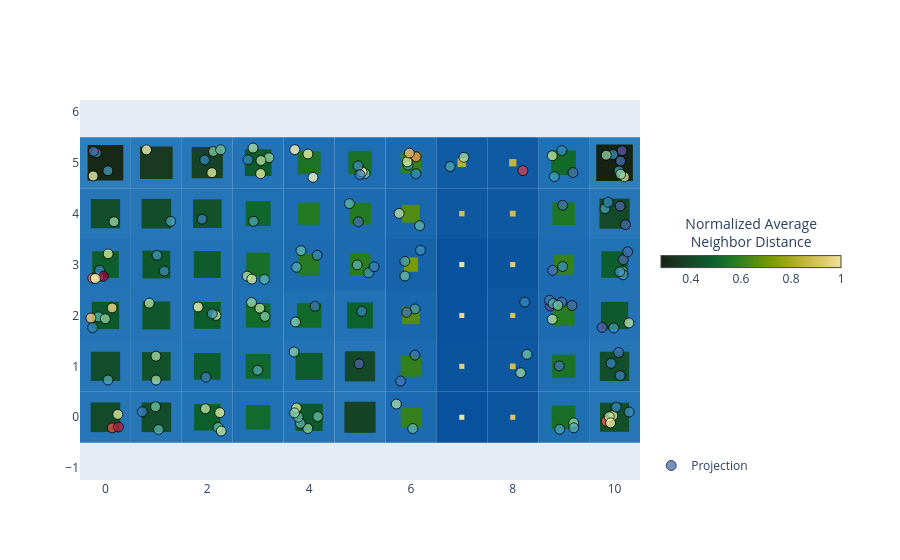

Write notebook code for a chart like this one.
### Code cell
attraction_marker = dict(opacity=.75, size=10, color=X_scaled_QE, colorscale="Spectral_r", line=dict(width=1, color="black"))
basin.pond() \
    .pad_layer() \
    .attraction_layer(X_scaled, jitter_amount=.3, marker=attraction_marker) \
    .visualize();

### Figure 1 — Plotly figure (JSON) as saved in the notebook; plotly's stock layout.template omitted (floating-point values rounded to 4 significant figures; data arrays with more than 128 entries replaced by an {"elided": "..."} marker saying what was removed)
{"data": [{"hoverinfo": "none", "marker": {"cmax": 1, "cmin": 0.2818, "color": [0.2818], "colorbar": {"len": 200, "lenmode": "pixels", "orientation": "h", "thickness": 12, "title": {"side": "top", "text": "Normalized Average<br>Neighbor Distance"}, "x": 1.02, "xanchor": "left", "y": 0.6, "yanchor": "middle"}, "colorscale": [[0, "rgb(23, 35, 18)"], [0.1, "rgb(25, 56, 34)"], [0.2, "rgb(18, 78, 43)"], [0.3, "rgb(11, 100, 44)"], [0.4, "rgb(35, 121, 36)"], [0.5, "rgb(75, 138, 20)"], [0.6, "rgb(116, 153, 5)"], [0.7, "rgb(157, 167, 21)"], [0.8, "rgb(194, 182, 59)"], [0.9, "rgb(221, 201, 106)"], [1, "rgb(239, 225, 156)"]], "showscale": true}, "mode": "markers", "showlegend": false, "type": "scatter", "x": [null], "y": [null]}, {"marker": {"color": {"elided": "150 float values"}, "colorscale": [[0, "rgb(94,79,162)"], [0.1, "rgb(50,136,189)"], [0.2, "rgb(102,194,165)"], [0.3, "rgb(171,221,164)"], [0.4, "rgb(230,245,152)"], [0.5, "rgb(255,255,191)"], [0.6, "rgb(254,224,139)"], [0.7, "rgb(253,174,97)"], [0.8, "rgb(244,109,67)"], [0.9, "rgb(213,62,79)"], [1, "rgb(158,1,66)"]], "line": {"color": "black", "width": 1}, "opacity": 0.75, "size": 10, "symbol": "circle"}, "mode": "markers", "name": "Projection", "type": "scatter", "x": {"elided": "150 float values"}, "y": {"elided": "150 float values"}}], "layout": {"autosize": true, "legend": {"x": 1.02, "xanchor": "left", "y": 0, "yanchor": "bottom"}, "margin": {"r": 260}, "shapes": [{"fillcolor": "rgb(38, 118, 184)", "layer": "between", "line": {"width": 0}, "type": "rect", "x0": -0.5, "x1": 0.5, "xref": "x", "y0": -0.5, "y1": 0.5, "yref": "y"}, {"fillcolor": "rgb(38, 118, 184)", "layer": "between", "line": {"width": 0}, "type": "rect", "x0": 0.5, "x1": 1.5, "xref": "x", "y0": -0.5, "y1": 0.5, "yref": "y"}, {"fillcolor": "rgb(34, 114, 182)", "layer": "between", "line": {"width": 0}, "type": "rect", "x0": 1.5, "x1": 2.5, "xref": "x", "y0": -0.5, "y1": 0.5, "yref": "y"}, {"fillcolor": "rgb(32, 112, 180)", "layer": "between", "line": {"width": 0}, "type": "rect", "x0": 2.5, "x1": 3.5, "xref": "x", "y0": -0.5, "y1": 0.5, "yref": "y"}, {"fillcolor": "rgb(35, 115, 182)", "layer": "between", "line": {"width": 0}, "type": "rect", "x0": 3.5, "x1": 4.5, "xref": "x", "y0": -0.5, "y1": 0.5, "yref": "y"}, {"fillcolor": "rgb(40, 120, 185)", "layer": "between", "line": {"width": 0}, "type": "rect", "x0": 4.5, "x1": 5.5, "xref": "x", "y0": -0.5, "y1": 0.5, "yref": "y"}, {"fillcolor": "rgb(28, 107, 176)", "layer": "between", "line": {"width": 0}, "type": "rect", "x0": 5.5, "x1": 6.5, "xref": "x", "y0": -0.5, "y1": 0.5, "yref": "y"}, {"fillcolor": "rgb(8, 81, 156)", "layer": "between", "line": {"width": 0}, "type": "rect", "x0": 6.5, "x1": 7.5, "xref": "x", "y0": -0.5, "y1": 0.5, "yref": "y"}, {"fillcolor": "rgb(12, 86, 160)", "layer": "between", "line": {"width": 0}, "type": "rect", "x0": 7.5, "x1": 8.5, "xref": "x", "y0": -0.5, "y1": 0.5, "yref": "y"}, {"fillcolor": "rgb(31, 111, 179)", "layer": "between", "line": {"width": 0}, "type": "rect", "x0": 8.5, "x1": 9.5, "xref": "x", "y0": -0.5, "y1": 0.5, "yref": "y"}, {"fillcolor": "rgb(38, 118, 183)", "layer": "between", "line": {"width": 0}, "type": "rect", "x0": 9.5, "x1": 10.5, "xref": "x", "y0": -0.5, "y1": 0.5, "yref": "y"}, {"fillcolor": "rgb(38, 118, 184)", "layer": "between", "line": {"width": 0}, "type": "rect", "x0": -0.5, "x1": 0.5, "xref": "x", "y0": 0.5, "y1": 1.5, "yref": "y"}, {"fillcolor": "rgb(37, 117, 183)", "layer": "between", "line": {"width": 0}, "type": "rect", "x0": 0.5, "x1": 1.5, "xref": "x", "y0": 0.5, "y1": 1.5, "yref": "y"}, {"fillcolor": "rgb(34, 114, 182)", "layer": "between", "line": {"width": 0}, "type": "rect", "x0": 1.5, "x1": 2.5, "xref": "x", "y0": 0.5, "y1": 1.5, "yref": "y"}, {"fillcolor": "rgb(32, 112, 180)", "layer": "between", "line": {"width": 0}, "type": "rect", "x0": 2.5, "x1": 3.5, "xref": "x", "y0": 0.5, "y1": 1.5, "yref": "y"}, {"fillcolor": "rgb(35, 115, 182)", "layer": "between", "line": {"width": 0}, "type": "rect", "x0": 3.5, "x1": 4.5, "xref": "x", "y0": 0.5, "y1": 1.5, "yref": "y"}, {"fillcolor": "rgb(39, 119, 184)", "layer": "between", "line": {"width": 0}, "type": "rect", "x0": 4.5, "x1": 5.5, "xref": "x", "y0": 0.5, "y1": 1.5, "yref": "y"}, {"fillcolor": "rgb(28, 107, 176)", "layer": "between", "line": {"width": 0}, "type": "rect", "x0": 5.5, "x1": 6.5, "xref": "x", "y0": 0.5, "y1": 1.5, "yref": "y"}, {"fillcolor": "rgb(10, 84, 158)", "layer": "between", "line": {"width": 0}, "type": "rect", "x0": 6.5, "x1": 7.5, "xref": "x", "y0": 0.5, "y1": 1.5, "yref": "y"}, {"fillcolor": "rgb(14, 88, 162)", "layer": "between", "line": {"width": 0}, "type": "rect", "x0": 7.5, "x1": 8.5, "xref": "x", "y0": 0.5, "y1": 1.5, "yref": "y"}, {"fillcolor": "rgb(31, 110, 179)", "layer": "between", "line": {"width": 0}, "type": "rect", "x0": 8.5, "x1": 9.5, "xref": "x", "y0": 0.5, "y1": 1.5, "yref": "y"}, {"fillcolor": "rgb(38, 118, 184)", "layer": "between", "line": {"width": 0}, "type": "rect", "x0": 9.5, "x1": 10.5, "xref": "x", "y0": 0.5, "y1": 1.5, "yref": "y"}, {"fillcolor": "rgb(36, 116, 182)", "layer": "between", "line": {"width": 0}, "type": "rect", "x0": -0.5, "x1": 0.5, "xref": "x", "y0": 1.5, "y1": 2.5, "yref": "y"}, {"fillcolor": "rgb(36, 116, 183)", "layer": "between", "line": {"width": 0}, "type": "rect", "x0": 0.5, "x1": 1.5, "xref": "x", "y0": 1.5, "y1": 2.5, "yref": "y"}, {"fillcolor": "rgb(35, 115, 182)", "layer": "between", "line": {"width": 0}, "type": "rect", "x0": 1.5, "x1": 2.5, "xref": "x", "y0": 1.5, "y1": 2.5, "yref": "y"}, {"fillcolor": "rgb(32, 112, 180)", "layer": "between", "line": {"width": 0}, "type": "rect", "x0": 2.5, "x1": 3.5, "xref": "x", "y0": 1.5, "y1": 2.5, "yref": "y"}, {"fillcolor": "rgb(32, 112, 180)", "layer": "between", "line": {"width": 0}, "type": "rect", "x0": 3.5, "x1": 4.5, "xref": "x", "y0": 1.5, "y1": 2.5, "yref": "y"}, {"fillcolor": "rgb(34, 114, 181)", "layer": "between", "line": {"width": 0}, "type": "rect", "x0": 4.5, "x1": 5.5, "xref": "x", "y0": 1.5, "y1": 2.5, "yref": "y"}, {"fillcolor": "rgb(25, 103, 173)", "layer": "between", "line": {"width": 0}, "type": "rect", "x0": 5.5, "x1": 6.5, "xref": "x", "y0": 1.5, "y1": 2.5, "yref": "y"}, {"fillcolor": "rgb(9, 82, 157)", "layer": "between", "line": {"width": 0}, "type": "rect", "x0": 6.5, "x1": 7.5, "xref": "x", "y0": 1.5, "y1": 2.5, "yref": "y"}, {"fillcolor": "rgb(12, 87, 160)", "layer": "between", "line": {"width": 0}, "type": "rect", "x0": 7.5, "x1": 8.5, "xref": "x", "y0": 1.5, "y1": 2.5, "yref": "y"}, {"fillcolor": "rgb(29, 108, 177)", "layer": "between", "line": {"width": 0}, "type": "rect", "x0": 8.5, "x1": 9.5, "xref": "x", "y0": 1.5, "y1": 2.5, "yref": "y"}, {"fillcolor": "rgb(35, 115, 182)", "layer": "between", "line": {"width": 0}, "type": "rect", "x0": 9.5, "x1": 10.5, "xref": "x", "y0": 1.5, "y1": 2.5, "yref": "y"}, {"fillcolor": "rgb(35, 115, 182)", "layer": "between", "line": {"width": 0}, "type": "rect", "x0": -0.5, "x1": 0.5, "xref": "x", "y0": 2.5, "y1": 3.5, "yref": "y"}, {"fillcolor": "rgb(36, 116, 183)", "layer": "between", "line": {"width": 0}, "type": "rect", "x0": 0.5, "x1": 1.5, "xref": "x", "y0": 2.5, "y1": 3.5, "yref": "y"}, {"fillcolor": "rgb(35, 115, 182)", "layer": "between", "line": {"width": 0}, "type": "rect", "x0": 1.5, "x1": 2.5, "xref": "x", "y0": 2.5, "y1": 3.5, "yref": "y"}, {"fillcolor": "rgb(31, 111, 179)", "layer": "between", "line": {"width": 0}, "type": "rect", "x0": 2.5, "x1": 3.5, "xref": "x", "y0": 2.5, "y1": 3.5, "yref": "y"}, {"fillcolor": "rgb(29, 108, 177)", "layer": "between", "line": {"width": 0}, "type": "rect", "x0": 3.5, "x1": 4.5, "xref": "x", "y0": 2.5, "y1": 3.5, "yref": "y"}, {"fillcolor": "rgb(29, 108, 177)", "layer": "between", "line": {"width": 0}, "type": "rect", "x0": 4.5, "x1": 5.5, "xref": "x", "y0": 2.5, "y1": 3.5, "yref": "y"}, {"fillcolor": "rgb(22, 99, 170)", "layer": "between", "line": {"width": 0}, "type": "rect", "x0": 5.5, "x1": 6.5, "xref": "x", "y0": 2.5, "y1": 3.5, "yref": "y"}, {"fillcolor": "rgb(8, 81, 156)", "layer": "between", "line": {"width": 0}, "type": "rect", "x0": 6.5, "x1": 7.5, "xref": "x", "y0": 2.5, "y1": 3.5, "yref": "y"}, {"fillcolor": "rgb(11, 85, 159)", "layer": "between", "line": {"width": 0}, "type": "rect", "x0": 7.5, "x1": 8.5, "xref": "x", "y0": 2.5, "y1": 3.5, "yref": "y"}, {"fillcolor": "rgb(28, 106, 176)", "layer": "between", "line": {"width": 0}, "type": "rect", "x0": 8.5, "x1": 9.5, "xref": "x", "y0": 2.5, "y1": 3.5, "yref": "y"}, {"fillcolor": "rgb(34, 114, 182)", "layer": "between", "line": {"width": 0}, "type": "rect", "x0": 9.5, "x1": 10.5, "xref": "x", "y0": 2.5, "y1": 3.5, "yref": "y"}, {"fillcolor": "rgb(38, 118, 184)", "layer": "between", "line": {"width": 0}, "type": "rect", "x0": -0.5, "x1": 0.5, "xref": "x", "y0": 3.5, "y1": 4.5, "yref": "y"}, {"fillcolor": "rgb(38, 118, 184)", "layer": "between", "line": {"width": 0}, "type": "rect", "x0": 0.5, "x1": 1.5, "xref": "x", "y0": 3.5, "y1": 4.5, "yref": "y"}, {"fillcolor": "rgb(37, 117, 183)", "layer": "between", "line": {"width": 0}, "type": "rect", "x0": 1.5, "x1": 2.5, "xref": "x", "y0": 3.5, "y1": 4.5, "yref": "y"}, {"fillcolor": "rgb(32, 112, 180)", "layer": "between", "line": {"width": 0}, "type": "rect", "x0": 2.5, "x1": 3.5, "xref": "x", "y0": 3.5, "y1": 4.5, "yref": "y"}, {"fillcolor": "rgb(30, 109, 178)", "layer": "between", "line": {"width": 0}, "type": "rect", "x0": 3.5, "x1": 4.5, "xref": "x", "y0": 3.5, "y1": 4.5, "yref": "y"}, {"fillcolor": "rgb(29, 108, 177)", "layer": "between", "line": {"width": 0}, "type": "rect", "x0": 4.5, "x1": 5.5, "xref": "x", "y0": 3.5, "y1": 4.5, "yref": "y"}, {"fillcolor": "rgb(25, 103, 173)", "layer": "between", "line": {"width": 0}, "type": "rect", "x0": 5.5, "x1": 6.5, "xref": "x", "y0": 3.5, "y1": 4.5, "yref": "y"}, {"fillcolor": "rgb(13, 88, 161)", "layer": "between", "line": {"width": 0}, "type": "rect", "x0": 6.5, "x1": 7.5, "xref": "x", "y0": 3.5, "y1": 4.5, "yref": "y"}, {"fillcolor": "rgb(14, 88, 162)", "layer": "between", "line": {"width": 0}, "type": "rect", "x0": 7.5, "x1": 8.5, "xref": "x", "y0": 3.5, "y1": 4.5, "yref": "y"}, {"fillcolor": "rgb(30, 109, 178)", "layer": "between", "line": {"width": 0}, "type": "rect", "x0": 8.5, "x1": 9.5, "xref": "x", "y0": 3.5, "y1": 4.5, "yref": "y"}, {"fillcolor": "rgb(39, 119, 184)", "layer": "between", "line": {"width": 0}, "type": "rect", "x0": 9.5, "x1": 10.5, "xref": "x", "y0": 3.5, "y1": 4.5, "yref": "y"}, {"fillcolor": "rgb(46, 126, 188)", "layer": "between", "line": {"width": 0}, "type": "rect", "x0": -0.5, "x1": 0.5, "xref": "x", "y0": 4.5, "y1": 5.5, "yref": "y"}, {"fillcolor": "rgb(42, 122, 186)", "layer": "between", "line": {"width": 0}, "type": "rect", "x0": 0.5, "x1": 1.5, "xref": "x", "y0": 4.5, "y1": 5.5, "yref": "y"}, {"fillcolor": "rgb(40, 120, 185)", "layer": "between", "line": {"width": 0}, "type": "rect", "x0": 1.5, "x1": 2.5, "xref": "x", "y0": 4.5, "y1": 5.5, "yref": "y"}, {"fillcolor": "rgb(35, 115, 182)", "layer": "between", "line": {"width": 0}, "type": "rect", "x0": 2.5, "x1": 3.5, "xref": "x", "y0": 4.5, "y1": 5.5, "yref": "y"}, {"fillcolor": "rgb(31, 110, 179)", "layer": "between", "line": {"width": 0}, "type": "rect", "x0": 3.5, "x1": 4.5, "xref": "x", "y0": 4.5, "y1": 5.5, "yref": "y"}, {"fillcolor": "rgb(31, 110, 179)", "layer": "between", "line": {"width": 0}, "type": "rect", "x0": 4.5, "x1": 5.5, "xref": "x", "y0": 4.5, "y1": 5.5, "yref": "y"}, {"fillcolor": "rgb(28, 106, 176)", "layer": "between", "line": {"width": 0}, "type": "rect", "x0": 5.5, "x1": 6.5, "xref": "x", "y0": 4.5, "y1": 5.5, "yref": "y"}, {"fillcolor": "rgb(16, 92, 164)", "layer": "between", "line": {"width": 0}, "type": "rect", "x0": 6.5, "x1": 7.5, "xref": "x", "y0": 4.5, "y1": 5.5, "yref": "y"}, {"fillcolor": "rgb(15, 90, 163)", "layer": "between", "line": {"width": 0}, "type": "rect", "x0": 7.5, "x1": 8.5, "xref": "x", "y0": 4.5, "y1": 5.5, "yref": "y"}, {"fillcolor": "rgb(32, 112, 180)", "layer": "between", "line": {"width": 0}, "type": "rect", "x0": 8.5, "x1": 9.5, "xref": "x", "y0": 4.5, "y1": 5.5, "yref": "y"}, {"fillcolor": "rgb(47, 127, 188)", "layer": "between", "line": {"width": 0}, "type": "rect", "x0": 9.5, "x1": 10.5, "xref": "x", "y0": 4.5, "y1": 5.5, "yref": "y"}, {"fillcolor": "rgb(19, 75, 42)", "layer": "between", "line": {"width": 0}, "type": "rect", "x0": -0.2916, "x1": 0.2916, "xref": "x", "y0": -0.2916, "y1": 0.2916, "yref": "y"}, {"fillcolor": "rgb(19, 76, 42)", "layer": "between", "line": {"width": 0}, "type": "rect", "x0": 0.7094, "x1": 1.291, "xref": "x", "y0": -0.2906, "y1": 0.2906, "yref": "y"}, {"fillcolor": "rgb(12, 96, 44)", "layer": "between", "line": {"width": 0}, "type": "rect", "x0": 1.742, "x1": 2.258, "xref": "x", "y0": -0.2583, "y1": 0.2583, "yref": "y"}, {"fillcolor": "rgb(18, 107, 42)", "layer": "between", "line": {"width": 0}, "type": "rect", "x0": 2.76, "x1": 3.24, "xref": "x", "y0": -0.2402, "y1": 0.2402, "yref": "y"}, {"fillcolor": "rgb(14, 89, 44)", "layer": "between", "line": {"width": 0}, "type": "rect", "x0": 3.731, "x1": 4.269, "xref": "x", "y0": -0.2686, "y1": 0.2686, "yref": "y"}, {"fillcolor": "rgb(22, 67, 38)", "layer": "between", "line": {"width": 0}, "type": "rect", "x0": 4.694, "x1": 5.306, "xref": "x", "y0": -0.3058, "y1": 0.3058, "yref": "y"}, {"fillcolor": "rgb(52, 128, 29)", "layer": "between", "line": {"width": 0}, "type": "rect", "x0": 5.8, "x1": 6.2, "xref": "x", "y0": -0.2001, "y1": 0.2001, "yref": "y"}, {"fillcolor": "rgb(239, 225, 156)", "layer": "between", "line": {"width": 0}, "type": "rect", "x0": 6.95, "x1": 7.05, "xref": "x", "y0": -0.05, "y1": 0.05, "yref": "y"}, {"fillcolor": "rgb(219, 200, 103)", "layer": "between", "line": {"width": 0}, "type": "rect", "x0": 7.95, "x1": 8.05, "xref": "x", "y0": -0.05, "y1": 0.05, "yref": "y"}, {"fillcolor": "rgb(24, 112, 40)", "layer": "between", "line": {"width": 0}, "type": "rect", "x0": 8.769, "x1": 9.231, "xref": "x", "y0": -0.2312, "y1": 0.2312, "yref": "y"}, {"fillcolor": "rgb(18, 79, 43)", "layer": "between", "line": {"width": 0}, "type": "rect", "x0": 9.715, "x1": 10.29, "xref": "x", "y0": -0.2855, "y1": 0.2855, "yref": "y"}, {"fillcolor": "rgb(18, 78, 43)", "layer": "between", "line": {"width": 0}, "type": "rect", "x0": -0.2872, "x1": 0.2872, "xref": "x", "y0": 0.7128, "y1": 1.287, "yref": "y"}, {"fillcolor": "rgb(17, 82, 43)", "layer": "between", "line": {"width": 0}, "type": "rect", "x0": 0.7191, "x1": 1.281, "xref": "x", "y0": 0.7191, "y1": 1.281, "yref": "y"}, {"fillcolor": "rgb(13, 94, 44)", "layer": "between", "line": {"width": 0}, "type": "rect", "x0": 1.739, "x1": 2.261, "xref": "x", "y0": 0.739, "y1": 1.261, "yref": "y"}, {"fillcolor": "rgb(16, 104, 42)", "layer": "between", "line": {"width": 0}, "type": "rect", "x0": 2.756, "x1": 3.244, "xref": "x", "y0": 0.756, "y1": 1.244, "yref": "y"}, {"fillcolor": "rgb(14, 91, 44)", "layer": "between", "line": {"width": 0}, "type": "rect", "x0": 3.734, "x1": 4.266, "xref": "x", "y0": 0.7345, "y1": 1.266, "yref": "y"}, {"fillcolor": "rgb(20, 72, 41)", "layer": "between", "line": {"width": 0}, "type": "rect", "x0": 4.703, "x1": 5.297, "xref": "x", "y0": 0.7032, "y1": 1.297, "yref": "y"}, {"fillcolor": "rgb(50, 127, 30)", "layer": "between", "line": {"width": 0}, "type": "rect", "x0": 5.798, "x1": 6.202, "xref": "x", "y0": 0.7981, "y1": 1.202, "yref": "y"}, {"fillcolor": "rgb(227, 209, 123)", "layer": "between", "line": {"width": 0}, "type": "rect", "x0": 6.95, "x1": 7.05, "xref": "x", "y0": 0.95, "y1": 1.05, "yref": "y"}, {"fillcolor": "rgb(206, 191, 80)", "layer": "between", "line": {"width": 0}, "type": "rect", "x0": 7.944, "x1": 8.056, "xref": "x", "y0": 0.9444, "y1": 1.056, "yref": "y"}, {"fillcolor": "rgb(27, 114, 39)", "layer": "between", "line": {"width": 0}, "type": "rect", "x0": 8.773, "x1": 9.227, "xref": "x", "y0": 0.7728, "y1": 1.227, "yref": "y"}, {"fillcolor": "rgb(18, 78, 43)", "layer": "between", "line": {"width": 0}, "type": "rect", "x0": 9.712, "x1": 10.29, "xref": "x", "y0": 0.7124, "y1": 1.288, "yref": "y"}, {"fillcolor": "rgb(14, 89, 44)", "layer": "between", "line": {"width": 0}, "type": "rect", "x0": -0.269, "x1": 0.269, "xref": "x", "y0": 1.731, "y1": 2.269, "yref": "y"}, {"fillcolor": "rgb(15, 86, 43)", "layer": "between", "line": {"width": 0}, "type": "rect", "x0": 0.7257, "x1": 1.274, "xref": "x", "y0": 1.726, "y1": 2.274, "yref": "y"}, {"fillcolor": "rgb(13, 93, 44)", "layer": "between", "line": {"width": 0}, "type": "rect", "x0": 1.737, "x1": 2.263, "xref": "x", "y0": 1.737, "y1": 2.263, "yref": "y"}, {"fillcolor": "rgb(19, 107, 41)", "layer": "between", "line": {"width": 0}, "type": "rect", "x0": 2.76, "x1": 3.24, "xref": "x", "y0": 1.76, "y1": 2.24, "yref": "y"}, {"fillcolor": "rgb(18, 106, 42)", "layer": "between", "line": {"width": 0}, "type": "rect", "x0": 3.759, "x1": 4.241, "xref": "x", "y0": 1.759, "y1": 2.241, "yref": "y"}, {"fillcolor": "rgb(12, 98, 44)", "layer": "between", "line": {"width": 0}, "type": "rect", "x0": 4.745, "x1": 5.255, "xref": "x", "y0": 1.745, "y1": 2.255, "yref": "y"}, {"fillcolor": "rgb(84, 141, 17)", "layer": "between", "line": {"width": 0}, "type": "rect", "x0": 5.829, "x1": 6.171, "xref": "x", "y0": 1.829, "y1": 2.171, "yref": "y"}, {"fillcolor": "rgb(233, 217, 140)", "layer": "between", "line": {"width": 0}, "type": "rect", "x0": 6.95, "x1": 7.05, "xref": "x", "y0": 1.95, "y1": 2.05, "yref": "y"}, {"fillcolor": "rgb(215, 197, 96)", "layer": "between", "line": {"width": 0}, "type": "rect", "x0": 7.95, "x1": 8.05, "xref": "x", "y0": 1.95, "y1": 2.05, "yref": "y"}, {"fillcolor": "rgb(39, 123, 34)", "layer": "between", "line": {"width": 0}, "type": "rect", "x0": 8.788, "x1": 9.212, "xref": "x", "y0": 1.788, "y1": 2.212, "yref": "y"}, {"fillcolor": "rgb(14, 90, 44)", "layer": "between", "line": {"width": 0}, "type": "rect", "x0": 9.732, "x1": 10.27, "xref": "x", "y0": 1.732, "y1": 2.268, "yref": "y"}, {"fillcolor": "rgb(13, 94, 44)", "layer": "between", "line": {"width": 0}, "type": "rect", "x0": -0.2616, "x1": 0.2616, "xref": "x", "y0": 2.738, "y1": 3.262, "yref": "y"}, {"fillcolor": "rgb(15, 87, 43)", "layer": "between", "line": {"width": 0}, "type": "rect", "x0": 0.7269, "x1": 1.273, "xref": "x", "y0": 2.727, "y1": 3.273, "yref": "y"}, {"fillcolor": "rgb(14, 92, 44)", "layer": "between", "line": {"width": 0}, "type": "rect", "x0": 1.736, "x1": 2.264, "xref": "x", "y0": 2.736, "y1": 3.264, "yref": "y"}, {"fillcolor": "rgb(23, 111, 40)", "layer": "between", "line": {"width": 0}, "type": "rect", "x0": 2.767, "x1": 3.233, "xref": "x", "y0": 2.767, "y1": 3.233, "yref": "y"}, {"fillcolor": "rgb(38, 122, 35)", "layer": "between", "line": {"width": 0}, "type": "rect", "x0": 3.787, "x1": 4.213, "xref": "x", "y0": 2.787, "y1": 3.213, "yref": "y"}, {"fillcolor": "rgb(42, 124, 33)", "layer": "between", "line": {"width": 0}, "type": "rect", "x0": 4.791, "x1": 5.209, "xref": "x", "y0": 2.791, "y1": 3.209, "yref": "y"}, {"fillcolor": "rgb(119, 154, 6)", "layer": "between", "line": {"width": 0}, "type": "rect", "x0": 5.859, "x1": 6.141, "xref": "x", "y0": 2.859, "y1": 3.141, "yref": "y"}, {"fillcolor": "rgb(237, 223, 151)", "layer": "between", "line": {"width": 0}, "type": "rect", "x0": 6.95, "x1": 7.05, "xref": "x", "y0": 2.95, "y1": 3.05, "yref": "y"}, {"fillcolor": "rgb(225, 206, 117)", "layer": "between", "line": {"width": 0}, "type": "rect", "x0": 7.95, "x1": 8.05, "xref": "x", "y0": 2.95, "y1": 3.05, "yref": "y"}, {"fillcolor": "rgb(55, 129, 28)", "layer": "between", "line": {"width": 0}, "type": "rect", "x0": 8.802, "x1": 9.198, "xref": "x", "y0": 2.802, "y1": 3.198, "yref": "y"}, {"fillcolor": "rgb(13, 94, 44)", "layer": "between", "line": {"width": 0}, "type": "rect", "x0": 9.739, "x1": 10.26, "xref": "x", "y0": 2.739, "y1": 3.261, "yref": "y"}, {"fillcolor": "rgb(18, 78, 43)", "layer": "between", "line": {"width": 0}, "type": "rect", "x0": -0.2869, "x1": 0.2869, "xref": "x", "y0": 3.713, "y1": 4.287, "yref": "y"}, {"fillcolor": "rgb(19, 76, 42)", "layer": "between", "line": {"width": 0}, "type": "rect", "x0": 0.7089, "x1": 1.291, "xref": "x", "y0": 3.709, "y1": 4.291, "yref": "y"}, {"fillcolor": "rgb(17, 82, 43)", "layer": "between", "line": {"width": 0}, "type": "rect", "x0": 1.72, "x1": 2.28, "xref": "x", "y0": 3.72, "y1": 4.28, "yref": "y"}, {"fillcolor": "rgb(15, 104, 43)", "layer": "between", "line": {"width": 0}, "type": "rect", "x0": 2.755, "x1": 3.245, "xref": "x", "y0": 3.755, "y1": 4.245, "yref": "y"}, {"fillcolor": "rgb(35, 121, 36)", "layer": "between", "line": {"width": 0}, "type": "rect", "x0": 3.784, "x1": 4.216, "xref": "x", "y0": 3.784, "y1": 4.216, "yref": "y"}, {"fillcolor": "rgb(36, 122, 35)", "layer": "between", "line": {"width": 0}, "type": "rect", "x0": 4.786, "x1": 5.214, "xref": "x", "y0": 3.786, "y1": 4.214, "yref": "y"}, {"fillcolor": "rgb(82, 140, 18)", "layer": "between", "line": {"width": 0}, "type": "rect", "x0": 5.826, "x1": 6.174, "xref": "x", "y0": 3.826, "y1": 4.174, "yref": "y"}, {"fillcolor": "rgb(208, 192, 83)", "layer": "between", "line": {"width": 0}, "type": "rect", "x0": 6.946, "x1": 7.054, "xref": "x", "y0": 3.946, "y1": 4.054, "yref": "y"}, {"fillcolor": "rgb(205, 190, 79)", "layer": "between", "line": {"width": 0}, "type": "rect", "x0": 7.943, "x1": 8.057, "xref": "x", "y0": 3.943, "y1": 4.057, "yref": "y"}, {"fillcolor": "rgb(31, 118, 37)", "layer": "between", "line": {"width": 0}, "type": "rect", "x0": 8.779, "x1": 9.221, "xref": "x", "y0": 3.779, "y1": 4.221, "yref": "y"}, {"fillcolor": "rgb(20, 73, 41)", "layer": "between", "line": {"width": 0}, "type": "rect", "x0": 9.704, "x1": 10.3, "xref": "x", "y0": 3.704, "y1": 4.296, "yref": "y"}, {"fillcolor": "rgb(23, 40, 22)", "layer": "between", "line": {"width": 0}, "type": "rect", "x0": -0.3504, "x1": 0.3504, "xref": "x", "y0": 4.65, "y1": 5.35, "yref": "y"}, {"fillcolor": "rgb(25, 57, 35)", "layer": "between", "line": {"width": 0}, "type": "rect", "x0": 0.679, "x1": 1.321, "xref": "x", "y0": 4.679, "y1": 5.321, "yref": "y"}, {"fillcolor": "rgb(22, 66, 38)", "layer": "between", "line": {"width": 0}, "type": "rect", "x0": 1.694, "x1": 2.306, "xref": "x", "y0": 4.694, "y1": 5.306, "yref": "y"}, {"fillcolor": "rgb(13, 93, 44)", "layer": "between", "line": {"width": 0}, "type": "rect", "x0": 2.738, "x1": 3.262, "xref": "x", "y0": 4.738, "y1": 5.262, "yref": "y"}, {"fillcolor": "rgb(28, 115, 38)", "layer": "between", "line": {"width": 0}, "type": "rect", "x0": 3.774, "x1": 4.226, "xref": "x", "y0": 4.774, "y1": 5.226, "yref": "y"}, {"fillcolor": "rgb(26, 113, 39)", "layer": "between", "line": {"width": 0}, "type": "rect", "x0": 4.772, "x1": 5.228, "xref": "x", "y0": 4.772, "y1": 5.228, "yref": "y"}, {"fillcolor": "rgb(53, 129, 29)", "layer": "between", "line": {"width": 0}, "type": "rect", "x0": 5.801, "x1": 6.199, "xref": "x", "y0": 4.801, "y1": 5.199, "yref": "y"}, {"fillcolor": "rgb(181, 177, 45)", "layer": "between", "line": {"width": 0}, "type": "rect", "x0": 6.915, "x1": 7.085, "xref": "x", "y0": 4.915, "y1": 5.085, "yref": "y"}, {"fillcolor": "rgb(194, 182, 59)", "layer": "between", "line": {"width": 0}, "type": "rect", "x0": 7.928, "x1": 8.072, "xref": "x", "y0": 4.928, "y1": 5.072, "yref": "y"}, {"fillcolor": "rgb(18, 106, 42)", "layer": "between", "line": {"width": 0}, "type": "rect", "x0": 8.759, "x1": 9.241, "xref": "x", "y0": 4.759, "y1": 5.241, "yref": "y"}, {"fillcolor": "rgb(23, 35, 18)", "layer": "between", "line": {"width": 0}, "type": "rect", "x0": 9.641, "x1": 10.36, "xref": "x", "y0": 4.641, "y1": 5.359, "yref": "y"}], "showlegend": true, "xaxis": {"constrain": "domain", "range": [-0.5, 10.5], "scaleanchor": "y", "showgrid": false, "zeroline": false}, "yaxis": {"range": [-0.5, 5.5], "showgrid": false, "zeroline": false}}}
